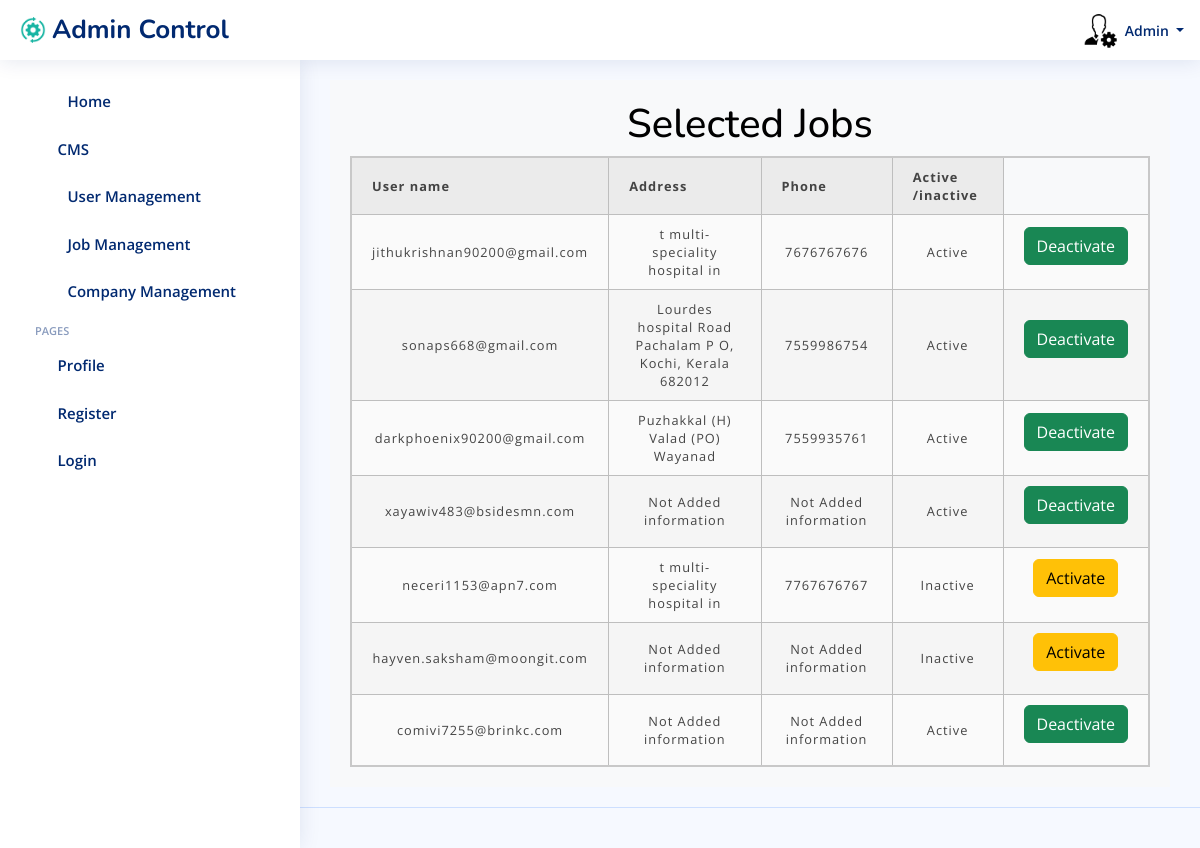
/admincontrol/restrict_users/ (signed in), run on the app's committed database.
### UserApplicant/models.py (models this page shows, shortened)
class User(AbstractUser):
    email = models.EmailField(unique=True)
    is_admin = models.BooleanField(default=False)
    is_employer=models.BooleanField(default=False)
    is_jobseeker=models.BooleanField(default=False)
    has_resume=models.BooleanField(default=False)
    has_company=models.BooleanField(default=False)
    is_verified =models.BooleanField(default=False)
    verification_token= models.CharField(max_length=64,unique=True,blank=True)
    is_blocked =models.BooleanField(default=False)

class jobseeker_Profile(models.Model):
    user =models.OneToOneField(User, on_delete=models.CASCADE)
    phone_number=models.CharField(max_length=15,blank=True,null=True)
    address=models.CharField(max_length=255,blank=True,null=True)
    profile_picture=models.ImageField(upload_to='profile_pictures/',blank=True,null=True)
    first_name=models.CharField(max_length=30,blank=True,null=True)
    last_name=models.CharField(max_length=30,blank=True,null=True)
    date_of_birth=models.DateField(blank=True,null=True)
    about=models.TextField()
    gender=models.CharField(max_length=15,blank=True,null=True)
    education = models.CharField(max_length=100, blank=True, null=True)
    job=models.CharField(max_length=50,blank=True,null=True)
    country=models.CharField(max_length=50,blank=True,null=True)
    skills = models.ManyToManyField(Skill)
    x =models.URLField(max_length=255,blank=True,null=True)
    insta =models.URLField(max_length=255,blank=True,null=True)
    facebook=models.URLField(max_length=255,blank=True,null=True)
    linkedin=models.URLField(max_length=255,blank=True,null=True)

class Profile(models.Model):
    user =models.OneToOneField(User,on_delete=models.CASCADE)
    phone_number=models.CharField(max_length=15,blank=True, null=True)
    address=models.CharField(max_length=255,blank=True,null=True)
    profile_picture=models.ImageField(upload_to='profile_pictures/', blank=True,null=True)
    first_name=models.CharField(max_length=30,blank=True,null=True)
    last_name =models.CharField(max_length=30,blank=True,null=True)
    education=models.CharField(max_length=100,blank=True, null=True)
    gender=models.CharField(max_length=15,blank=True,null=True)
    date_of_birth =models.DateField(blank=True,null=True)
    about=models.TextField()
    job = models.CharField(max_length=50,blank=True,null=True)
    country=models.CharField(max_length=50,blank=True,null=True)
    skills= models.CharField(max_length=255, blank=True,null=True)
    x =models.URLField(max_length=255,blank=True,null=True)
    insta =models.URLField(max_length=255,blank=True,null=True)
    facebook=models.URLField(max_length=255,blank=True,null=True)
    linkedin =models.URLField(max_length=255,blank=True,null=True)

### admincontrol/views.py (the view, shortened to what this page needs)
# urls.py: path('restrict_users/', views.RestrictUserView.as_view(), name='restrict_users'),
class RestrictUserView(TemplateView):
    model = User
    template_name = 'admin/restrict_user.html'
    def get_context_data(self, **kwargs):
        context = super().get_context_data(**kwargs)
        context['users'] = User.objects.all().exclude(is_superuser=True)
        return context

### templates/admin/restrict_user.html (shortened to what this page needs)
{% load static %}
{% load widget_tweaks %}
<html lang="en">
<head>
  <link rel="stylesheet" href="https://cdn.jsdelivr.net/npm/bootstrap@4.0.0/dist/css/bootstrap.min.css">
  <link href="{% static 'css/bootstrap/css/bootstrap.min.css' %}" rel="stylesheet">
  <link href="{% static 'css/bootstrap-icons/bootstrap-icons.css' %}" rel="stylesheet">
  <link href="{% static 'css/boxicons/css/boxicons.min.css' %} " rel="stylesheet">
  <link href="{% static 'css/quill/quill.snow.css' %} " rel="stylesheet">
  <link href="{% static 'css/quill/quill.bubble.css' %}" rel="stylesheet">
  <link href="{% static 'css/remixicon/remixicon.css' %}" rel="stylesheet">
  <link href="{% static 'css/simple-datatables/style.css' %}" rel="stylesheet">
  <link href="{% static 'css/css/style.css' %}" rel="stylesheet">
</head>
<body>
{% block header %}
{% if request.user.is_admin %}
    <header id="header" class="header fixed-top d-flex align-items-center">
        <div class="d-flex align-items-center justify-content-between">
            <a href="index.html" class="logo d-flex align-items-center">
                <img src="{% static 'img/img/setadmin.png' %}" alt="">
                <span class="d-none d-lg-block">Admin Control</span>
            </a>
            <i class="bi bi-list toggle-sidebar-btn"></i>
        </div>
            <nav class="header-nav ms-auto">
            <ul class="d-flex align-items-center">
                <li class="nav-item dropdown">
                <a class="nav-link nav-icon" href="#" data-bs-toggle="dropdown">
                    <i class="bi bi-bell"></i>
                </a>
                </li>
            {% block sendToreciveemp %}
            <li class="nav-item dropdown">
                <a class="nav-link nav-icon" href="#" id="messagesDropdown" role="button" data-bs-toggle="dropdown" aria-expanded="false">
                    <i class="bi bi-chat-left-text"></i>
                </a>
            </li>
            {% endblock %}
                <li class="nav-item dropdown pe-3">
                <a class="nav-link nav-profile d-flex align-items-center pe-0" href="#" data-bs-toggle="dropdown">
                        <img src="{% static 'img/dashboard/admin.png' %}" alt="Default Profile Picture">
                    <span class="d-none d-md-block dropdown-toggle ps-2">Admin </span>
                </a>
                </li>
            </ul>
            </nav>
    </header>
  {% endif %}
  {% endblock header %}
  {% block sidebar %}
  {% if request.user.is_admin %}
  <aside id="sidebar" class="sidebar">
    <ul class="sidebar-nav" id="sidebar-nav">
        <li class="nav-item">
          <a class="nav-link collapsed"  href="{% url "admin_dash" %}">
            <i class="bi bi-journal-text"></i> <span>Home</span>
          </a>
        </li>
        <li class="nav-item">
            <a class="nav-link collapsed" data-bs-target="#charts-nav" data-bs-toggle="collapse" href="{% url "jobseeker_dash" %}">
              <i class="bi bi-bar-chart"></i><span>CMS</span><i class="bi bi-chevron-down ms-auto"></i>
            </a>
        </li>
        <li class="nav-item">
            <a class="nav-link collapsed"  href="{% url "restrict_users" %}">
              <i class="bi bi-journal-text"></i> <span>User Management</span>
            </a>
        </li>
        <li class="nav-item">
            <a class="nav-link collapsed"  href="{% url "restrict_jobs" %}">
                <i class="bi bi-journal-text"></i> <span>Job Management</span>
            </a>
        </li>
        <li class="nav-item">
          <a class="nav-link collapsed"  href="{% url "restrict_company" %}">
            <i class="bi bi-journal-text"></i> <span>Company Management</span>
          </a>
        </li>
      <li class="nav-heading">Pages</li>
      <li class="nav-item">
        <a class="nav-link collapsed" href="{% url "update_profile_job" %}">
          <i class="bi bi-person"></i>
          <span>Profile</span>
        </a>
      </li>
      <li class="nav-item">
        <a class="nav-link collapsed" href="{% url "register_seeker" %}">
          <i class="bi bi-card-list"></i>
          <span>Register</span>
        </a>
      </li>
      <li class="nav-item">
        <a class="nav-link collapsed" href="{% url "login_user" %}">
          <i class="bi bi-box-arrow-in-right"></i>
          <span>Login</span>
        </a>
      </li>
    </ul>
  </aside>
  {% endif %}
  {% endblock  %}
  {% block main %}
  <main id="main" class="main">
      <section class="section profile">
          <div class="ever">
              <h2 style="text-align: center; color: black; font-size: 40px;">Selected Jobs</h2>
<table>
      <tr>
        <th>User name</th>
        <th>Address</th>
        <th>Phone</th>
        <th>Active /inactive</th>
      </tr>
      {% for user in users %}
      <tr>
          <td>{{ user.username }}</td>
          <td>
            {% if user.profile.address or user.jobseeker_profile.address %}
            {{ user.profile.address }}{{ user.jobseeker_profile.address }}
            {% else %}
                Not Added information
            {% endif %}
          <td>
            {% if user.profile.phone_number or user.jobseeker_profile.phone_number %}
                {{ user.profile.phone_number }}{{ user.jobseeker_profile.phone_number }}
            {% else %}
            Not Added information
            {% endif %}
          <td>{% if user.is_active %}
            Active
        {% else %}
            Inactive
        {% endif %}</td>
          <td>
              <form method="post" action="{% url 'restrict_users' %}" class="status-form">
                  <button type="submit" class="btn {% if user.is_active %}btn-success{%else%}btn-warning{%endif%}">
                    {% if user.is_active %}Deactivate{%else%}Activate{%endif%}
                  </button>
              </form>
          </td>
      </tr>
      {% endfor %}
    </table>
    </section>
  </main>
  {% endblock main %}
  {% block footer %}
  <footer id="footer" class="footer">
  </footer>
  {% endblock footer %}
  {% block script %}
<link rel="stylesheet" href="https://ajax.googleapis.com/ajax/libs/jqueryui/1.12.1/themes/smoothness/jquery-ui.css">
  {% endblock  %}
</body>
</html>

### static/css/css/style.css (style rules this page uses)
:root { scroll-behavior: smooth; }
body { font-family: "Open Sans", sans-serif; background: #f6f9ff; color: #444444; }
a { color: #4154f1; text-decoration: none; }
h1, h2, h3, h4, h5, h6 { font-family: "Nunito", sans-serif; }
#main { margin-top: 60px; padding: 20px 30px; transition: all 0.3s; }
.logo { line-height: 1; }
@media (min-width: 1200px) { .logo { width: 280px; } }
.logo img { max-height: 26px; margin-right: 6px; }
.logo span { font-size: 26px; font-weight: 700; color: #012970; font-family: "Nunito", sans-serif; }
.header { transition: all 0.5s; z-index: 997; height: 60px; box-shadow: 0px 2px 20px rgba(1, 41, 112, 0.1); background-color: #fff; padding-left: 20px; }
.header .toggle-sidebar-btn { font-size: 32px; padding-left: 10px; cursor: pointer; color: #012970; }
.header-nav ul { list-style: none; }
.header-nav>ul { margin: 0; padding: 0; }
.header-nav .nav-icon { font-size: 22px; color: #012970; margin-right: 25px; position: relative; }
.header-nav .nav-profile { color: #012970; }
.header-nav .nav-profile img { max-height: 36px; }
.header-nav .nav-profile span { font-size: 14px; font-weight: 600; }
.sidebar { position: fixed; top: 60px; left: 0; bottom: 0; width: 300px; z-index: 996; transition: all 0.3s; padding: 20px; overflow-y: auto; scrollbar-width: thin; scrollbar-color: #aab7cf transparent; box-shadow: 0px 0px 20px rgba(1, 41, 112, 0.1); background-color: #fff; }
@media (min-width: 1200px) { #main, #footer { margin-left: 300px; } }
.sidebar-nav { padding: 0; margin: 0; list-style: none; }
.sidebar-nav li { padding: 0; margin: 0; list-style: none; }
.sidebar-nav .nav-item { margin-bottom: 5px; }
.sidebar-nav .nav-heading { font-size: 11px; text-transform: uppercase; color: #899bbd; font-weight: 600; margin: 10px 0 5px 15px; }
.sidebar-nav .nav-link { display: flex; align-items: center; font-size: 15px; font-weight: 600; color: #4154f1; transition: 0.3; background: #f6f9ff; padding: 10px 15px; border-radius: 4px; }
.sidebar-nav .nav-link i { font-size: 16px; margin-right: 10px; color: #4154f1; }
.sidebar-nav .nav-link.collapsed { color: #012970; background: #fff; }
.sidebar-nav .nav-link.collapsed i { color: #899bbd; }
.sidebar-nav .nav-link .bi-chevron-down { margin-right: 0; transition: transform 0.2s ease-in-out; }
.footer { padding: 20px 0; font-size: 14px; transition: all 0.3s; border-top: 1px solid #cddfff; }

### templates/admin/restrict_user.html (style rules this page uses)
.section.profile { padding: 20px; background-color: #f8f9fa; }
.ever { max-width: 1200px; margin: 0 auto; }
table { border-collapse: collapse; border: 2px solid rgb(200,200,200); letter-spacing: 1px; font-size: 0.8rem; }
td, th { border: 1px solid rgb(190,190,190); padding: 10px 20px; }
th { background-color: rgb(235,235,235); }
td { text-align: center; }
tr:nth-child(even) td { background-color: rgb(250,250,250); }
tr:nth-child(odd) td { background-color: rgb(245,245,245); }

### data on the page
User: username "jithukrishnan90200@gmail.com", jobseeker_profile.address "t multi-speciality hospital in", jobseeker_profile.phone_number "7676767676", is_active "Active"
User: username "sonaps668@gmail.com", profile.address "Lourdes hospital Road Pachalam P O, Kochi, Kerala 682012", profile.phone_number "7559986754", is_active "Active"
User: username "darkphoenix90200@gmail.com", jobseeker_profile.address "Puzhakkal (H) Valad (PO) Wayanad", jobseeker_profile.phone_number "7559935761", is_active "Active"
User: username "xayawiv483@bsidesmn.com", shows "Not Added information", is_active "Active"
User: username "neceri1153@apn7.com", profile.address "t multi-speciality hospital in", profile.phone_number "7767676767", is_active "Inactive"
User: username "hayven.saksham@moongit.com", shows "Not Added information", is_active "Inactive"
User: username "comivi7255@brinkc.com", shows "Not Added information", is_active "Active"
